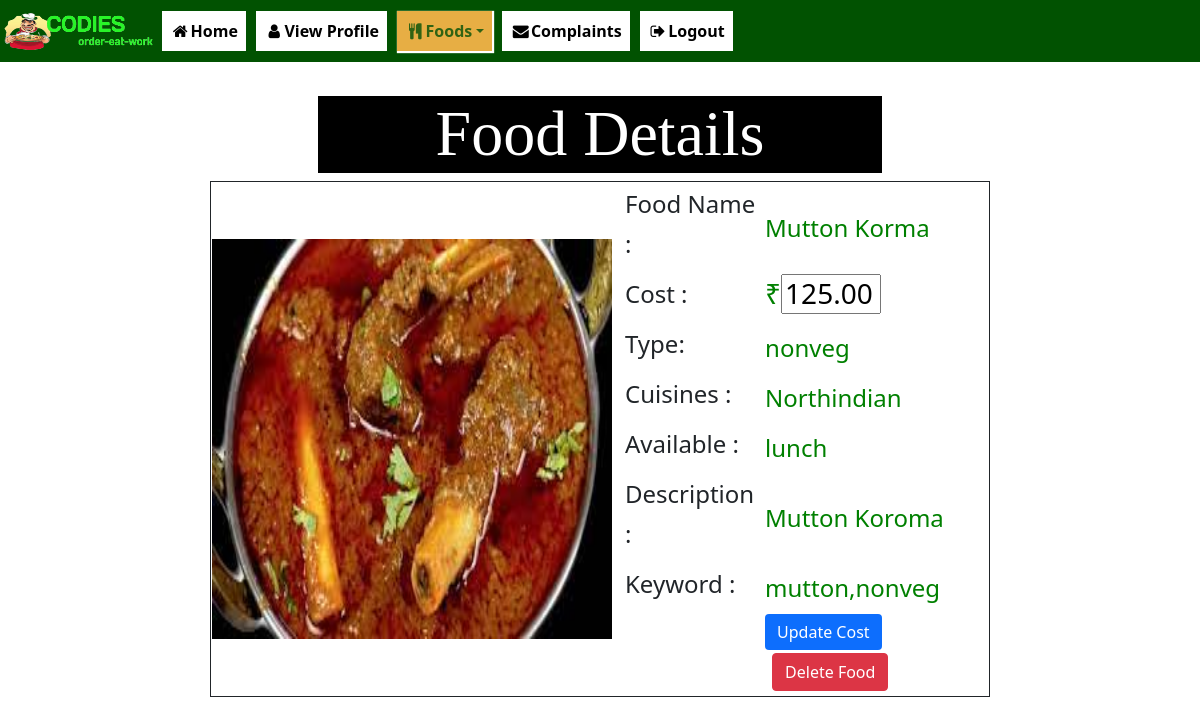
The page /hotel/viewfood.php?id=food12 (signed in) on the database its author committed.
### tables this page shows
CREATE TABLE `food` (
  `foodid` varchar(10) NOT NULL,
  `hotelid` varchar(10) DEFAULT NULL,
  `cost` decimal(6,2) DEFAULT NULL,
  `foodname` varchar(50) DEFAULT NULL,
  `foodtype` varchar(15) DEFAULT NULL,
  `cuisines` varchar(50) DEFAULT NULL,
  `available` varchar(20) DEFAULT NULL,
  `fooddesc` varchar(255) DEFAULT NULL,
  `keyword` varchar(255) DEFAULT NULL,
  `foodimage` varchar(200) DEFAULT NULL
);

### hotel/viewfood.php (the view, shortened to what this page needs)
<!DOCTYPE html>
<?php
require("../database/dbfood.php");
if(isset($_SESSION["hotelemail"])){
?>
<html lang="en">
<head>
	<link rel="stylesheet" href=  "https://cdnjs.cloudflare.com/ajax/libs/font-awesome/4.7.0/css/font-awesome.min.css">
    <link rel="stylesheet" href="../bootstrap/css/bootstrap.min.css">
    <link rel="stylesheet" href="../bootstrap/js/bootstrap.min.js">
    <link rel="stylesheet" href="../css/stylecss.css">
	 <link rel="stylesheet" href="../css/main.css">
</head>
<body>
    <header>
    <nav class="navbar navbar-expand-sm fixed-top  nav">
            <img src="../foods/brand.png" alt="brand.png" width="155px" height="40px">
            <ul class="navbar-nav">
                <li class="navbar-item">
                    <a class="nav-link " href="hotelhome.php"><i class="fa fa-fw fa-home"></i>Home</a>
                </li>
                <li class="navbar-item">
                    <a class="nav-link" href="hotelprofile.php"><i class="fa fa-fw fa-user"></i>View Profile</a>
                </li>
				<li class="navbar-item dropdown">
                    <a class="nav-link dropdown-toggle act" href="#" id="droplogin" data-toggle="dropdown"><i class="fa fa-fw fa fa-cutlery"></i>Foods</a>
                </li>
                <li class="navbar-item">
                    <a class="nav-link" href="hotelcomplaints.php"><i class="fa fa-fw fa-envelope"></i>Complaints</a>
                </li>
                <li class="navbar-item">
                    <a class="nav-link" href="../bookingpage/logoff.php"><i class="fa fa-fw fa-sign-out"></i>Logout</a>
                </li>
            </ul>
        </nav>
    </header>
    <section>
        <br><br><br><br>
<Center> <h1 style=" color:white;background-color:black; width:47%;">Food Details</h1></center>
		<center>
                <div class="col-lg-5 col-sm-12" style="width:65%">
                <?php
        $id=$_GET['id'];
$sql = "Select * from food where foodid = '$id'";
$result = $con->query($sql);
while($row = $result ->fetch_assoc())
    {
        $foodname=$row['foodname'];
        $cost=$row['cost'];
        $type = $row['foodtype'];
        $cuisines=$row['cuisines'];
        $available=$row['available'];
        $description= $row['fooddesc'];
        $keyword=$row['keyword'];
        $fname=$row['foodimage'];
    }
    ?>
	<table style="background-color:white; border:1px solid;">
                <td><img id="image" src="foodimage/<?php echo $fname ?>"  alt="<?php echo $fname ?>" style="width:400px;height:400px" >
             </td>
                   <td> <Table><form action="updatecost.php?id=<?php echo $id; ?>" method="POST"  >
                        <tr><td ><h6>Food Name :</td><td> <span class="ans"> <?php echo $foodname ?></span>  </h6></td></tr>
                        <tr><td><h6>Cost  : </td><td> <span class="ans"><h3>₹<input type="text" name ="cost" style="width:100px;" value="<?php echo $cost; ?>" required /></span>  </h6></td></tr>
                        <tr><td><h6>Type:</td><td>  <span class="ans"><?php echo $type ?></span>  </h6></td></tr>
                        <tr><td><h6>Cuisines : </td><td> <span class="ans"><?php echo $cuisines ?></span>  </h6></td></tr>
                        <tr><td><h6>Available : </td><td> <span class="ans"><?php echo $available ?></span>  </h6></td></tr>
                        <tr><td><h6>Description : </td><td> <span class="ans"><?php echo $description ?></span>  </h6></td></tr>
                        <tr><td><h6>Keyword : </td><td> <span class="ans"><?php echo $keyword ?></span>  </h6><br></td></tr>
						<tr><td></td><td><input class ="btn btn-primary" type="submit"value="Update Cost">
                          <a class="btn btn-danger" href="deletefood.php?id=<?php echo $id; ?>">Delete Food</a></td></tr>
	</form></table>
					</td></tr></table>
                </div>
    </section>
</body>
</html>
<?php
}else{
	header("refresh:0; url=../index.php?mes=Login to proceed");
}
?>

### css/stylecss.css (style rules this page uses)
.nav ,.dropdown-menu { background-color: rgb(1, 82, 1); color: black; }
h1 { font-size: 4rem; color: green; font-family: cursive; width: max-content; }
a { margin: 3px; margin-left: 7px; color: black; background-color: white; font-weight: bold; }
.act { color: rgba(10, 83, 10, 0.829); background-color: rgb(231, 174, 68); box-shadow: 1px 1px 1px 1px white ; font-weight: bold; }
.form1 input[type="file"] , input[type="submit"], input[type="reset"] { border: none; }

### hotel/viewfood.php (style rules this page uses)
h6 { font-size: 1.5rem; line-height: 2.5rem; padding-left:10px; }
.ans { color:green; font-size: 1.5rem; }

### rows shown on the page
food: foodimage (picture), foodname "Mutton Korma", cost "125.00", foodtype "nonveg", cuisines "Northindian", available "lunch", fooddesc "Mutton Koroma", keyword "mutton,nonveg"
